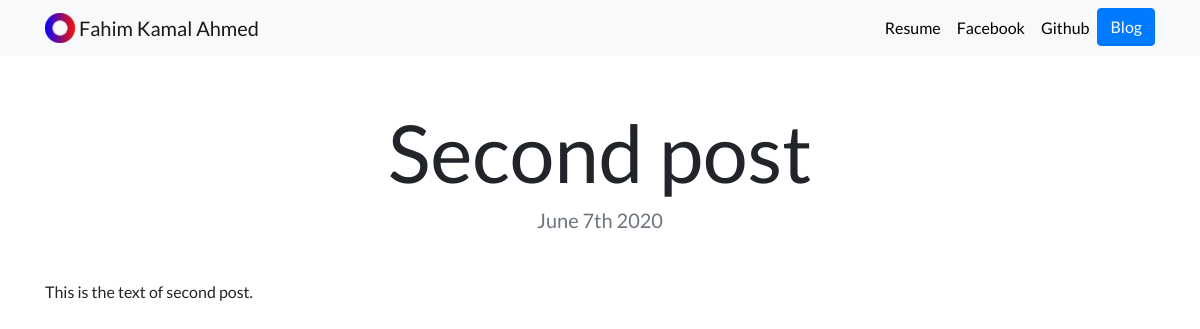
The app's page /blog/2/ with its own data.
### blog/models.py (models this page shows, shortened)
class Blog(models.Model):
    title = models.CharField(max_length=100)
    description = models.TextField()
    date = models.DateTimeField(verbose_name='Published Date')

### blog/views.py (the view)
# urls.py: path('<int:blog_id>/', views.detail, name='detail'),
def detail(request, blog_id):
    blog = get_object_or_404(Blog, pk=blog_id)
    return render(request, 'blog/detail.html', {'blog': blog})

### blog/templates/blog/detail.html
{% extends "base.html" %}
{% block content %}
  <div class="container">
    <h1 class="text-center mt-5" id="blogdetailtitle">{{ blog.title }}</h1>
    <h5 class="text-center text-muted mb-5">{{ blog.date|date:'F jS Y' }}</h5>
    {{ blog.description|safe }}
  </div>
{% endblock %}

### static/master.css (style rules this page uses)
body { font-family: 'Lato', sans-serif; }
@media (min-width: 992px) { #blogdetailtitle { font-size: 5rem; } }

### records on screen
Blog: title "Second post", date "June 7th 2020", description "This is the text of second post."
